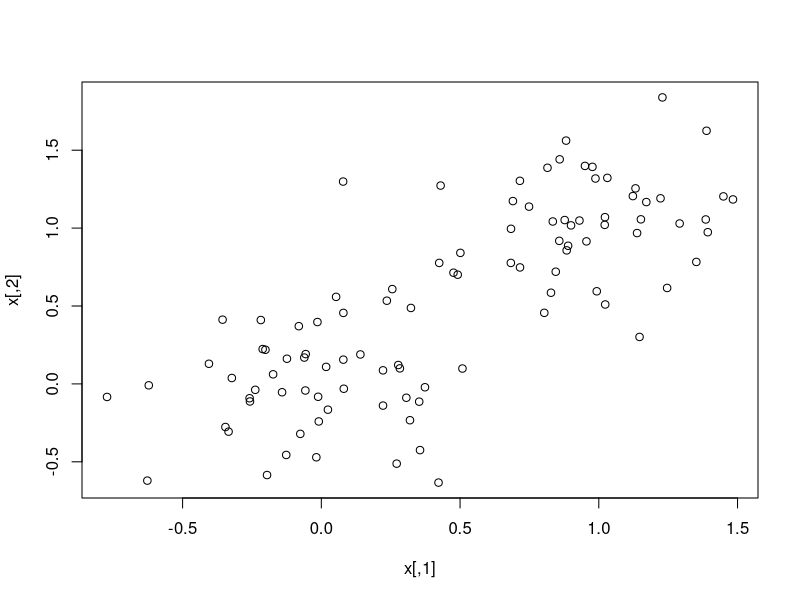
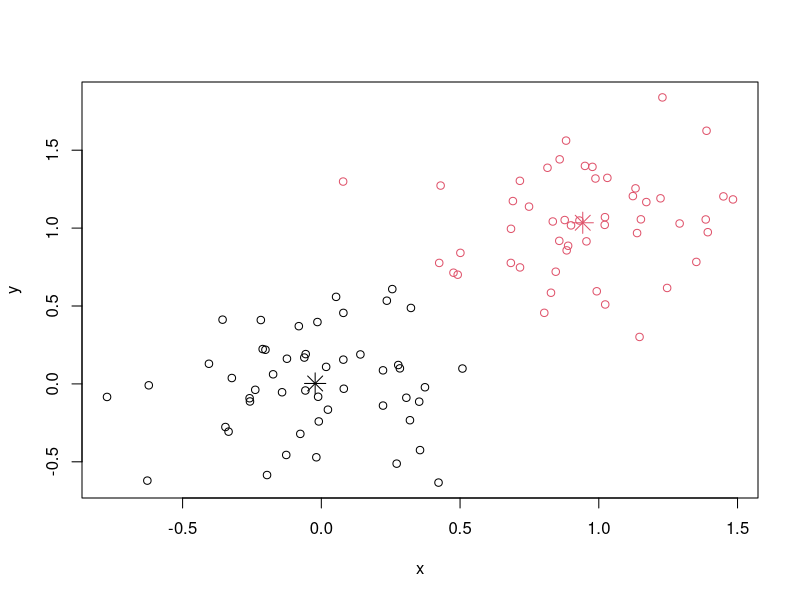
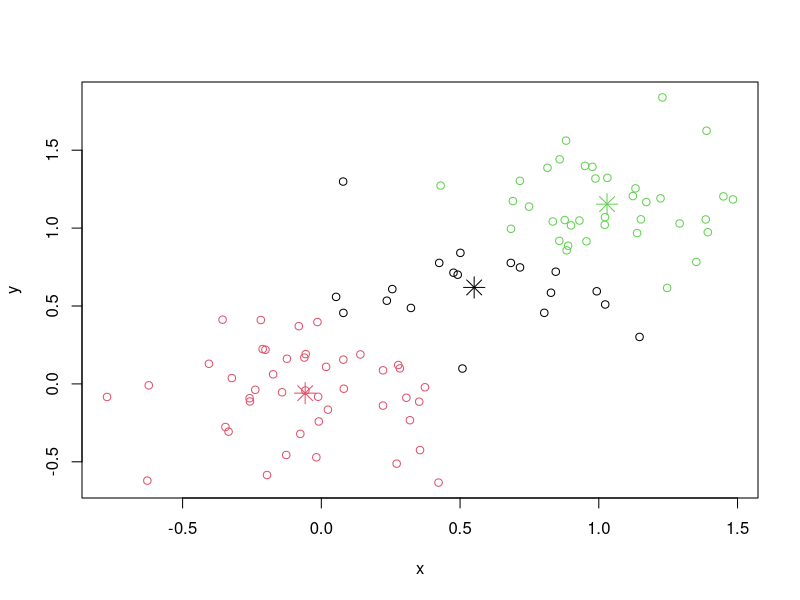

Write R code to recreate these figures, in order.
## ---- chunk 1
x <- rbind(matrix(rnorm(100, sd = 0.3), ncol = 2),
           matrix(rnorm(100, mean = 1, sd = 0.3), ncol = 2))
plot(x)
colnames(x) <- c("x", "y")
## ---- chunk 2
cl <- kmeans(x, 2)
plot(x, col = cl$cluster)
points(cl$centers, col = 1:2, pch = 8, cex = 2)
## ---- chunk 3
cl <- kmeans(x, 3)
plot(x, col = cl$cluster)
points(cl$centers, col = 1:3, pch = 8, cex = 2)
